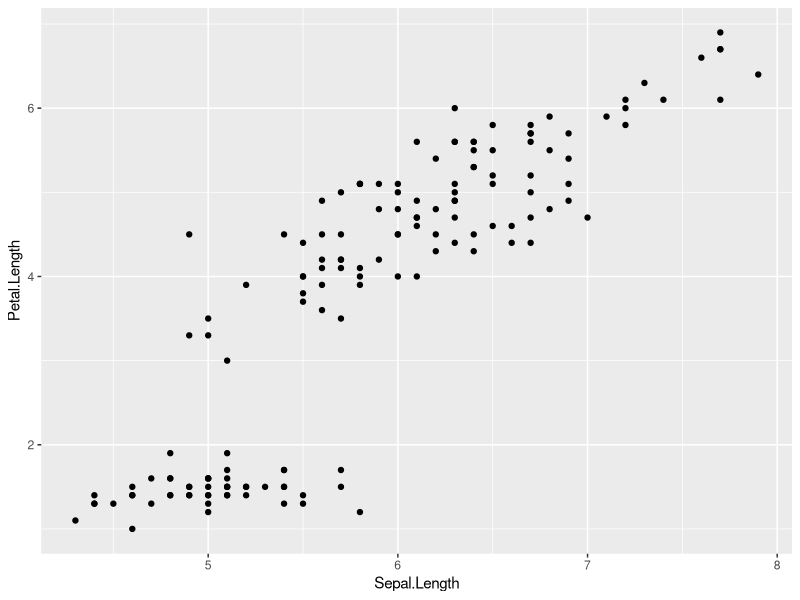
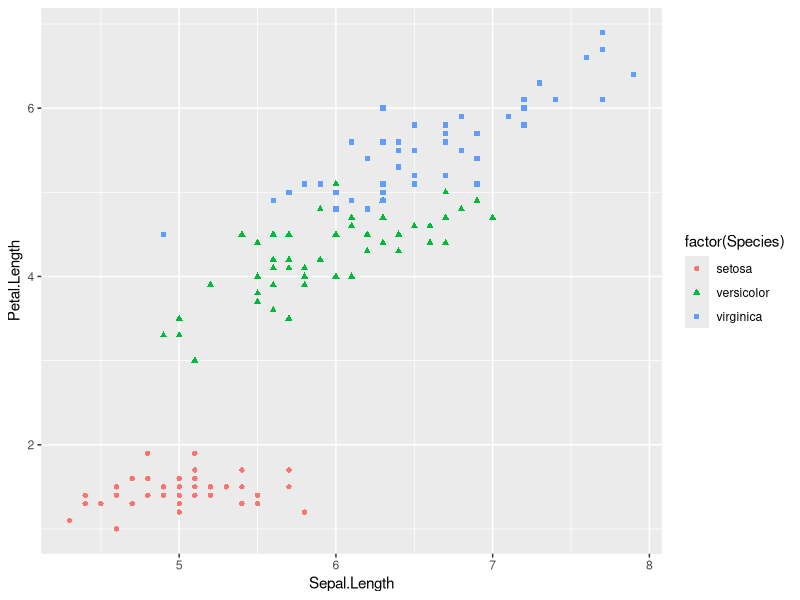
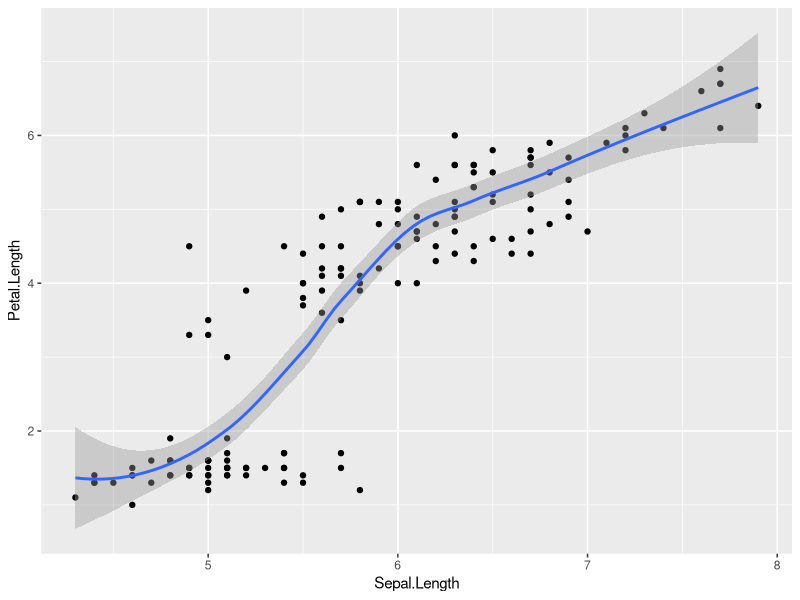
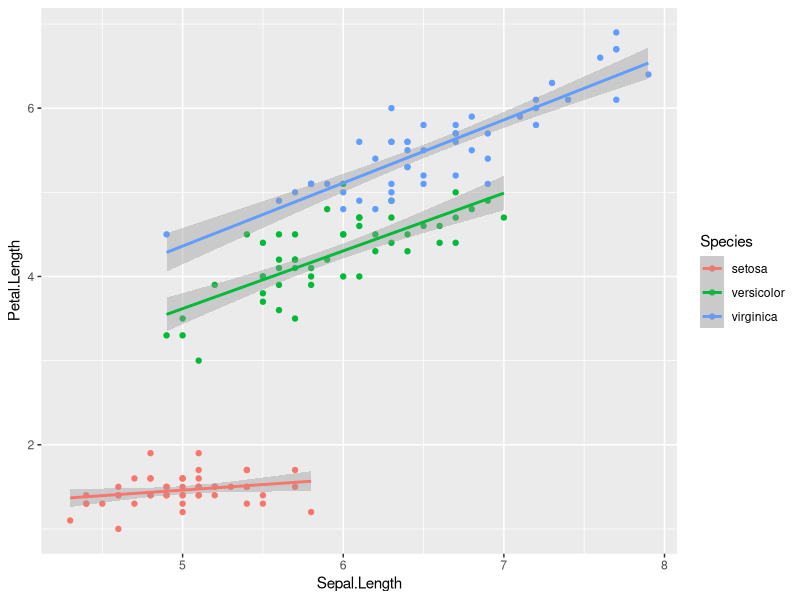
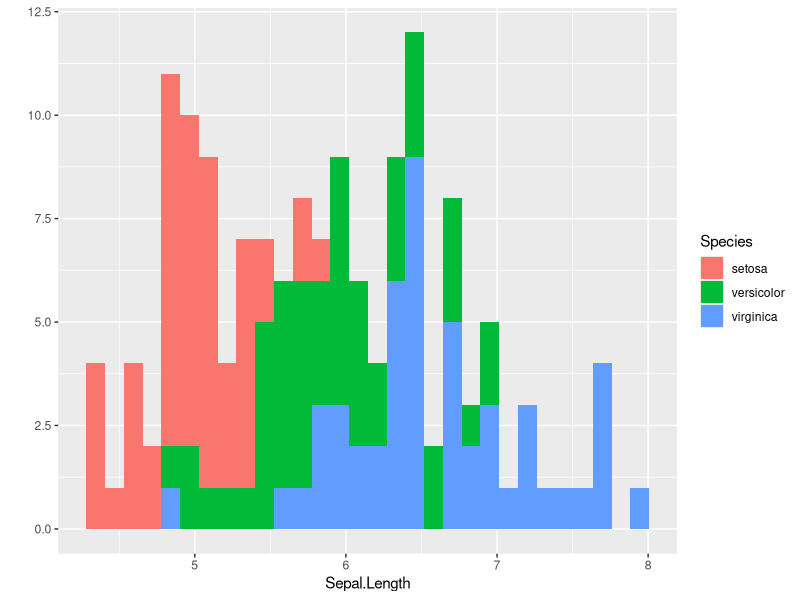
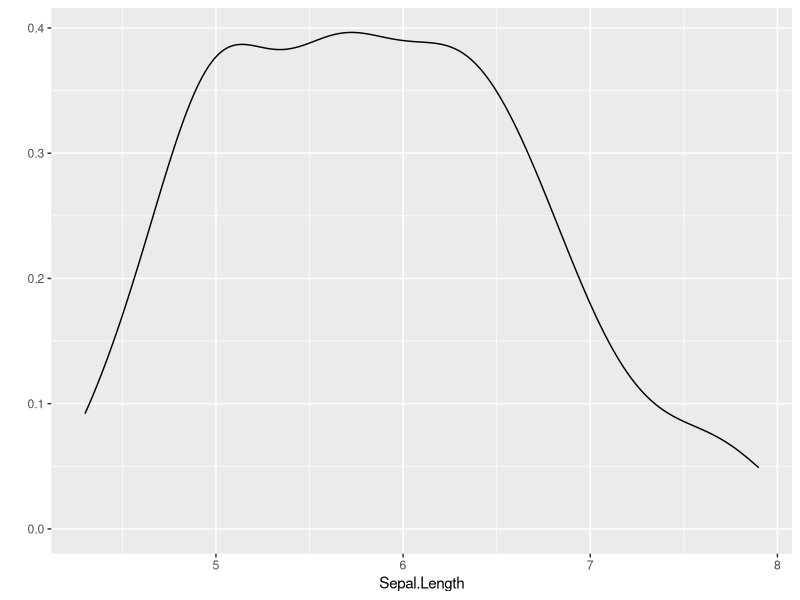
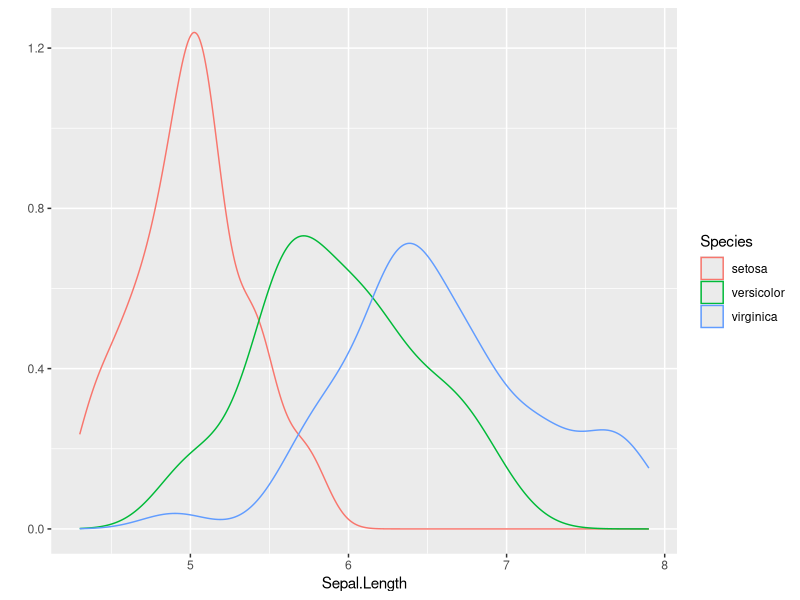
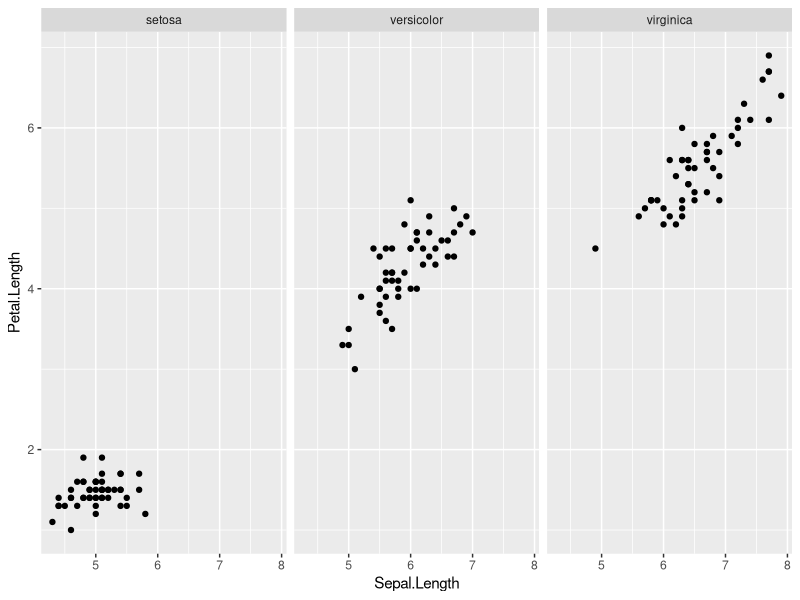

Recreate these plots in R, in order. (Note: this script raises an error after producing the figures.)
#GGPlot

rm(list=ls())
#View(mpg)
dev.off() #clears plots in view


#install.packages(ggplot2)
library(ggplot2)
# Plots are made of aes (size, shape, color) and geom (points, lines)

#Scatter plot: 
data(iris)
qplot(Sepal.Length, Petal.Length, data=iris) #simple
qplot(Sepal.Length, Petal.Length, data=iris,
      color=factor(Species),
      shape=factor(Species)) #aesthetic
qplot(Sepal.Length, Petal.Length, data=iris,
      geom=c("point","smooth")) #geometry
qplot(Sepal.Length, Petal.Length, data=iris, color=Species,
      geom=c("point","smooth"),method="lm")

#Basic qplot: Histogram
qplot(Sepal.Length,fill=Species, data=iris)
qplot(Sepal.Length,data=iris,geom="density")
qplot(Sepal.Length,data=iris,geom="density",
      color=Species)

#Basic qplots:Facets
qplot(Sepal.Length,Petal.Length,facets=.~Species, data=iris)
qplot(Sepal.Length,Petal.Length,facets=.~Species, data=iris, color=Species, geom=c("point", "smooth"), method=lm)

###ADVANCED
gp <- ggplot(mpg, aes(hwy, cty))

gp+geom_point(aes(color=cyl))
gp+geom_point(aes(color=factor(cyl)))
gp+geom_point(aes(color=factor(cyl)))+geom_smooth(method="lm")
gp+geom_point(aes(color=factor(cyl)))+geom_smooth(method="lm")
+facet_grid(.~cyl)
# Save plot to file
ggsave("plot.png",width=5,height=5)


gp+geom_point(aes(color=factor(cyl),
size=factor(cyl)))+
  geom_smooth(method="lm")+
  xlab("Highway miles per gallon")+
  ylab("city miles per gallon")+
  ggtitle("Scatter plot for cty & hwy")+
  xlim(10,40)+ylim(10,40)+
  theme_bw(base_size = 15)


data(mpg)
ggplot(mpg, aes(hwy,cty))+geom_point(aes(col=factor(cyl)))+
    geom_smooth(method="lm")+ #linear model
    facet_grid(.~cyl)+
    xlab("Highway miles per gallon")+
    ylab("City miles per gallon")

ggplot(mpg,aes(x=manufacturer,y=hwy,
               fill=factor(manufacturer)))+
  geom_boxplot()+
  geom_jitter()+
  labs(title="Boxplot for Hwy per manufacturer",x="Manufacturer",y="Highway milage")+
  theme_bw()+coord_flip()+ #coordinates were flipped
  theme(legend.position = "none")

g <- ggplot(mpg, aes(class, cty))
g + geom_violin(aes(fill=class)) + 
  labs(title="Violin plot", 
       subtitle="City Mileage vs Class of vehicle",
       caption="Source: mpg",
       x="Class of Vehicle",
       y="City Mileage")

g <- ggplot(mpg, aes(displ)) + scale_fill_brewer(palette = "Spectral")
g + geom_histogram(aes(fill=class), 
                   bins=10, 
                   col="black", 
                   size=.1) +   # change number of bins
  labs(title="Histogram with Fixed Bins", 
       subtitle="Engine Displacement across Vehicle Classes",
       x="enginer displacement (m)",
       y="Frequency count") 

data("midwest")
gg <- ggplot(midwest, aes(x=area, y=poptotal)) + 
  geom_point(aes(col=state, size=popdensity)) + 
  geom_smooth(method="loess", se=F) + 
  xlim(c(0, 0.1)) + 
  ylim(c(0, 500000)) + 
  labs(subtitle="Area Vs Population", 
       y="Population", 
       x="Area", 
       title="Scatterplot", 
       caption = "Source: midwest")
plot(gg)

g <- ggplot(mpg, aes(cty))
g + geom_density(aes(fill=factor(cyl)), alpha=0.8) + 
  labs(title="Density plot", 
       subtitle="City Mileage Grouped by Number of cylinders",
       caption="Source: mpg",
       x="City Mileage",
       fill="# Cylinders")+
  theme_bw()

#Density 2D
gg <- ggplot(faithful,aes(x=eruptions,y=waiting))
gg + stat_density_2d(aes(fill=..level..),
                     geom="polygon",color="black")+
  geom_smooth(method="lm",linetype=2,color="red")+
  scale_fill_continuous(low="green",high="red")+
  geom_point() +
  theme_bw()

#maps
library(maps)
states <- map_data("state")
ggplot(data = states)+
  geom_polygon(aes(x=long,y=lat,fill=region),
               color="black")+
  coord_fixed(1.3)+
  guides(fill=FALSE)

#
counties <- map_data("county")
SC_counties <- subset(counties,region == "south carolina")
ggplot(data = SC_counties)+
  geom_polygon(aes(x=long,y=lat,fill=subregion),
               color="black")+
  coord_fixed(1.3)+
  guides(fill=FALSE)

# Notes:
#Basic component of ggplot
#A data frame
#aes: aesthetic mappings showing how data are mapped to color, size
#geoms: geometric objects like points, lines, shapes.
#facets: for conditional plots.
#stats: statistical transformations like binning, quanti les, smoothing.
#scales: what scale an aesthetic map uses
#coordinate system
